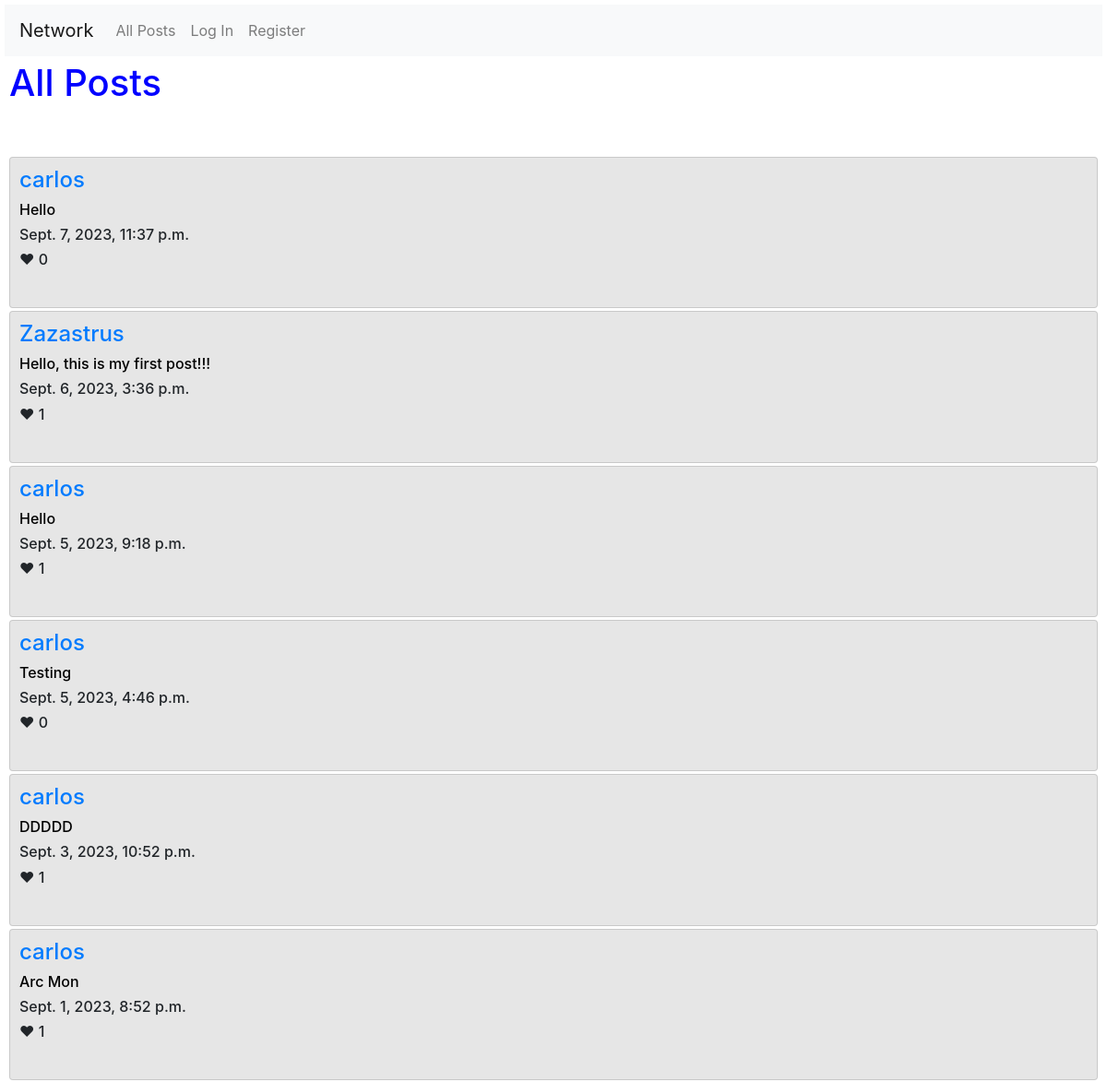
Before: / (upper part) with the older database file.
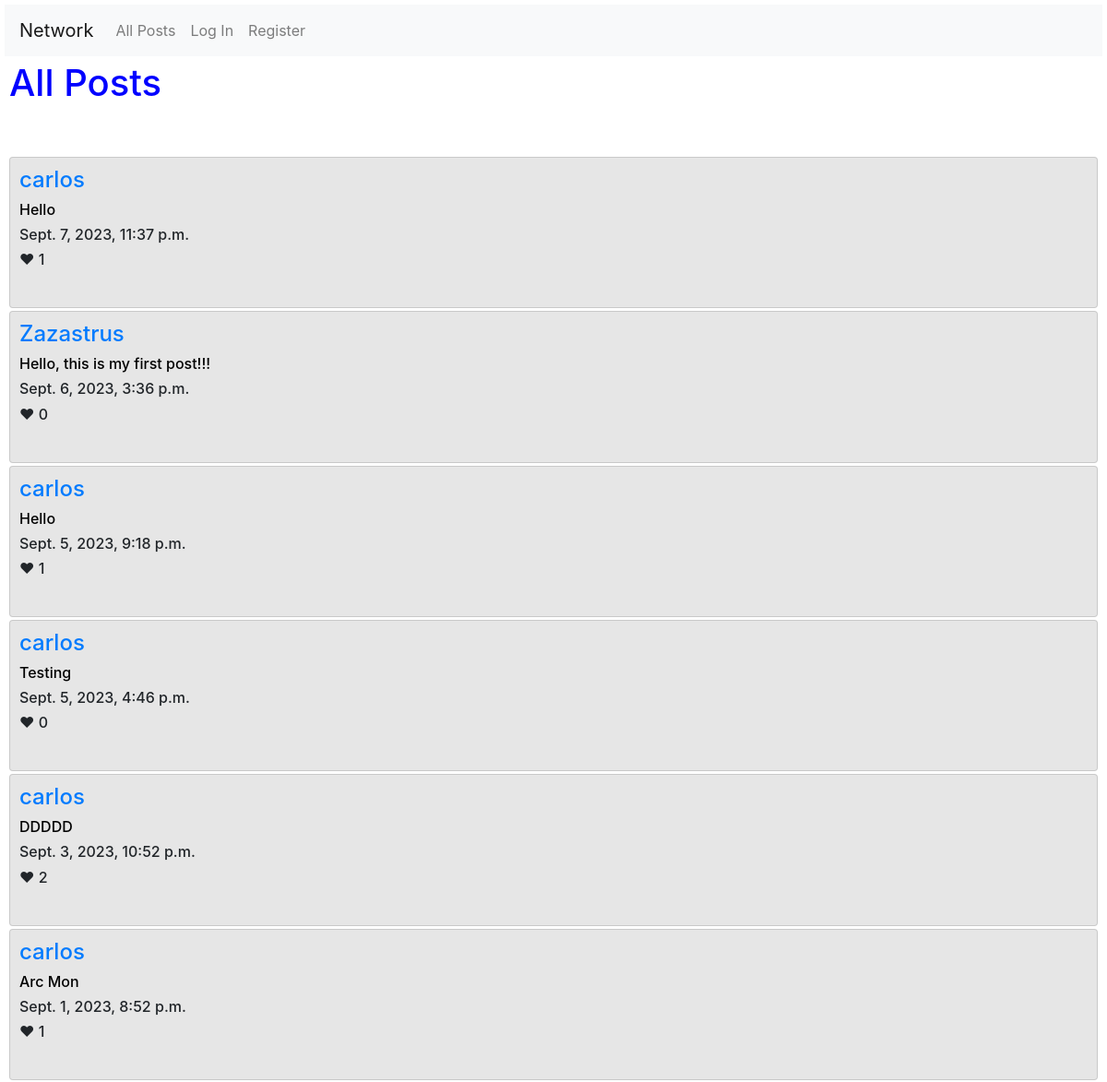
After: the same page with the newer database file.
### network/models.py (models this page shows, shortened)
class Post(models.Model):
    user = models.ForeignKey(User, on_delete=models.CASCADE, related_name="poster")
    content = models.TextField(max_length=180, null=False)
    timestamp = models.DateTimeField(auto_now_add=True)
    like = models.IntegerField(default=0)

class User(AbstractUser):
    pass

### network/views.py (the view, shortened to what this page needs)
# urls.py: path("", views.index, name="index"),
def index(request):
    all_posts = Post.objects.all().order_by("-timestamp")
    posts = []
    for i in range(0, len(all_posts)):
        posts.append(all_posts[i])
    posts.sort(key=lambda post: post.id, reverse=True)
    paginator = Paginator(posts, 10)
    page_number = request.GET.get("page")
    page_obj = paginator.get_page(page_number)
    likes = UserLike.objects.filter(user_id=request.user.id)
    liked_posts = []
    for i in range(0, len(likes)):
        for j in range(0, len(posts)):
            if likes[i].post_like == posts[j]:
                liked_posts.append(posts[j])
    return render(request, "network/index.html",
                  {"posts": page_obj,
                   "likes": liked_posts,
                   })

### network/templates/network/index.html (shortened to what this page needs)
{% extends "network/layout.html" %}
{% block body %}
    <h1>All Posts</h1>
    <br>
    <br>
    {% for post in posts %}
        <div class="card">
            <h4><a href="{% url 'profile' post.user %}">{{post.user}}</a></h4>
            <div id="post_{{post.id}}">
                <h6><a id="anchor_{{post.id}}" class="anchor_content" href="{% url 'post_page' post.id %}">{{post.content}}</a></h6>
                <h6> {{post.timestamp}} </h6>
                <h6 id="like_{{post.id}}">&#10084; {{post.like}}</h6>
                <br>
            </div>
        </div>
    {% endfor %}
{% endblock %}

Changed rows visible on the page:
changed Post "Sept. 7, 2023, 11:37 p.m.": like "0" → "1"
changed Post "Hello, this is my first post!!!": like "1" → "0"
changed Post "DDDDD": like "1" → "2"
